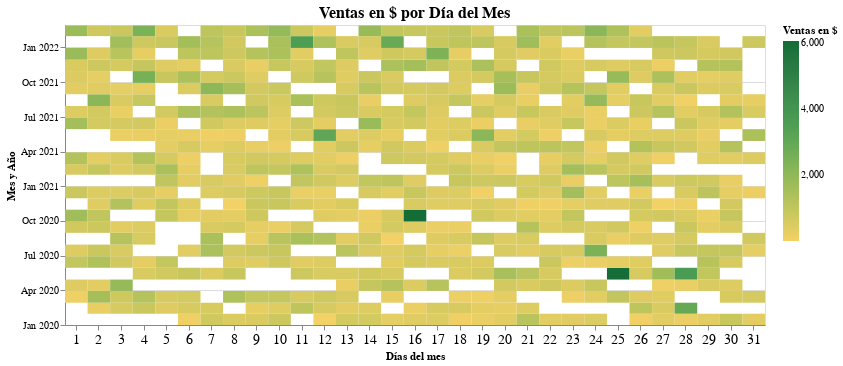

The notebook cell this image was saved under:
### Markdown cell above
La evolución de las ventas en USD por mes muestra un aumento siginificativo a partir del 2do semestre del 2021. 

Los picos observados en mayo y octubre del 2020 corresponden a ventas excepcionales que se registraron en esos meses.

Es de resaltar que los meses con mayores ventas del período, corresponden a los meses que van del 2022.

### Code cell
mapa = alt.Chart(df_ventas_dol).mark_rect().encode(
                x=alt.X('dia_mes:O', title='Días del mes', axis = alt.Axis(labelAngle=0, labelFontSize=14)),
                y=alt.Y('yearmonth(fecha):T', title = 'Mes y Año', scale=alt.Scale(zero=False), 
                  axis = alt.Axis(grid=True, titleAnchor='middle', titleAngle = 270, labelFontSize=10)),
                color=alt.Color(
                    'sum(monto_dolar):Q', scale=alt.Scale(scheme='goldgreen'), legend=alt.Legend(title="Ventas en $")),
                tooltip=[
                    alt.Tooltip('dia_mes:O', title='Día'),
                    alt.Tooltip('yearmonth(fecha):T', title='Mes y Año'),
                    alt.Tooltip('sum(monto_dolar):Q', format=',.5', title='Ventas en $')]
                ).properties(title='Ventas en $ por Día del Mes',
                             width=700, 
                             height=300
                ).configure_title(
                    fontSize = 16,
                    anchor = 'middle',
                ).interactive()

mapa

### Figure 1 — Vega-Lite specification as saved in the notebook (floating-point values rounded to 4 significant figures; data arrays with more than 128 entries replaced by an {"elided": "..."} marker saying what was removed)
{"config": {"view": {"continuousWidth": 400, "continuousHeight": 300}, "title": {"anchor": "middle", "fontSize": 16}}, "data": {"name": "data-a7ec29a1c52efe8cf6aaf89c57d87266"}, "mark": "rect", "encoding": {"color": {"aggregate": "sum", "field": "monto_dolar", "legend": {"title": "Ventas en $"}, "scale": {"scheme": "goldgreen"}, "type": "quantitative"}, "tooltip": [{"field": "dia_mes", "title": "Día", "type": "ordinal"}, {"field": "fecha", "timeUnit": "yearmonth", "title": "Mes y Año", "type": "temporal"}, {"aggregate": "sum", "field": "monto_dolar", "format": ",.5", "title": "Ventas en $", "type": "quantitative"}], "x": {"axis": {"labelAngle": 0, "labelFontSize": 14}, "field": "dia_mes", "title": "Días del mes", "type": "ordinal"}, "y": {"axis": {"grid": true, "labelFontSize": 10, "titleAnchor": "middle", "titleAngle": 270}, "field": "fecha", "scale": {"zero": false}, "timeUnit": "yearmonth", "title": "Mes y Año", "type": "temporal"}}, "height": 300, "selection": {"selector002": {"type": "interval", "bind": "scales", "encodings": ["x", "y"]}}, "title": "Ventas en $ por Día del Mes", "width": 700, "$schema": "https://vega.github.io/schema/vega-lite/v4.17.0.json", "datasets": {"data-a7ec29a1c52efe8cf6aaf89c57d87266": {"elided": "612 records"}}}
